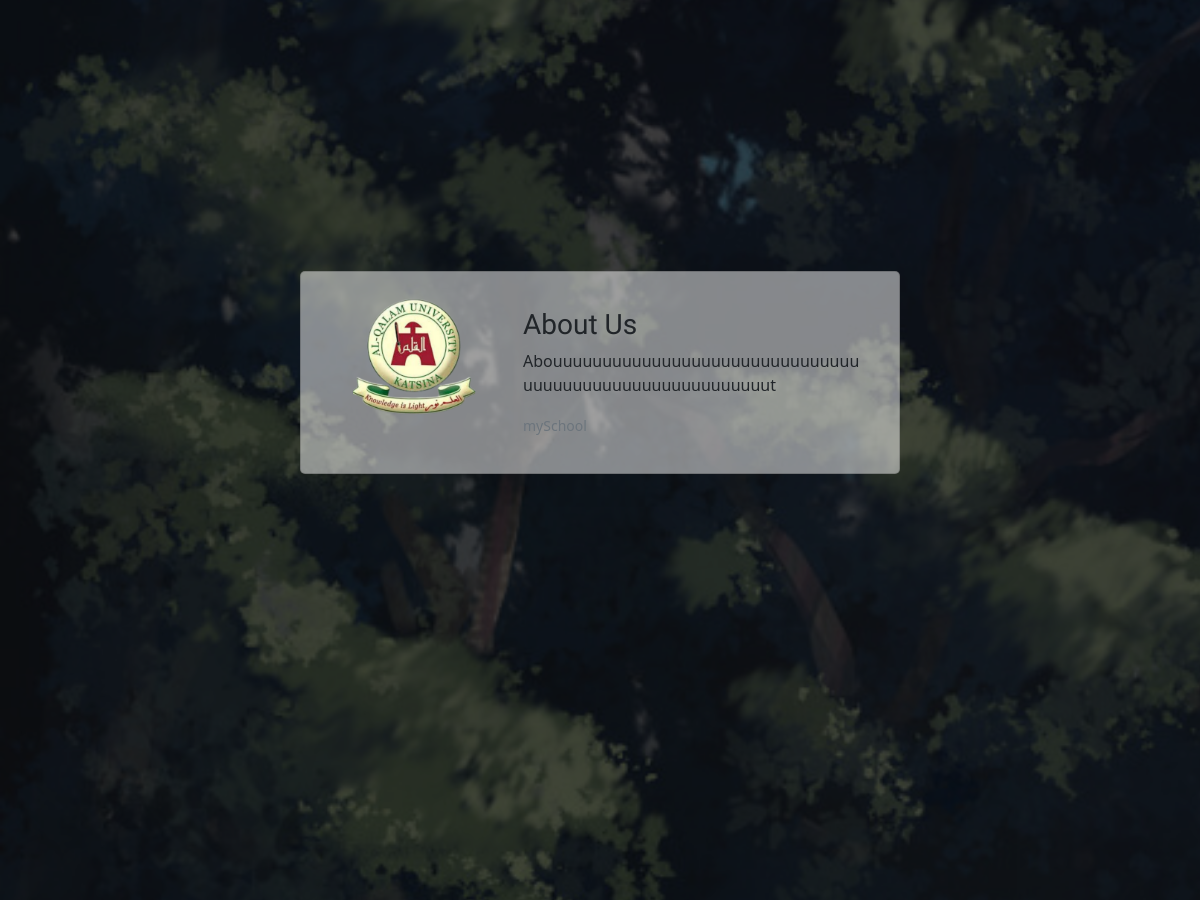
The app's page / (middle part), older data.
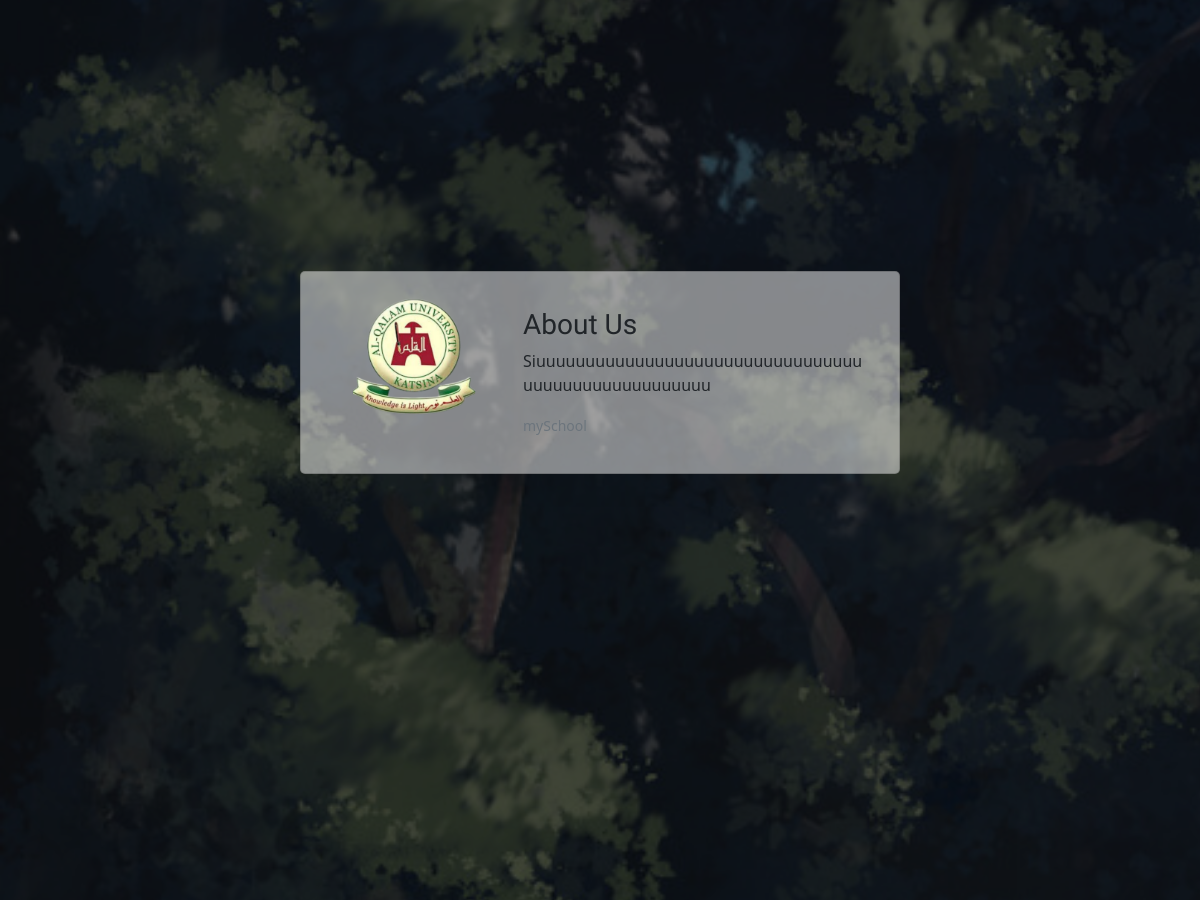
The same page, newer data.
### tables this page shows
CREATE TABLE `setting` (
  `id` int NOT NULL AUTO_INCREMENT,
  `current_year` int NOT NULL,
  `current_semester` varchar(11) NOT NULL,
  `school_name` varchar(100) NOT NULL,
  `slogan` varchar(300) NOT NULL,
  `about` text NOT NULL,
  PRIMARY KEY (`id`)
);

### data/setting.php (called while the page is built)
<?php
function getSetting($conn){
   $sql = "SELECT * FROM setting";
   $stmt = $conn->prepare($sql);
   $stmt->execute();
   if ($stmt->rowCount() == 1) {
     $settings = $stmt->fetch();
     return $settings;
   }else {
    return 0;
   }
}

### index.php (the view, shortened to what this page needs)
<?php
include "DB_connection.php";
include "data/setting.php";
$setting = getSetting($conn);
if ($setting != 0) {
 ?>
<!DOCTYPE html>
<html lang="en">
<head>
	<link rel="stylesheet" href="assets/bootstrap.min.css">
	<link rel="stylesheet" href="css/style.css">
</head>
<body class="body-home">
    <div class="black-fill"><br /> <br />
    	<div class="container">
        <section id="about"
                 class="d-flex justify-content-center align-items-center flex-column">
        	<div class="card mb-3 card-1">
			  <div class="row g-0">
			    <div class="col-md-4">
			      <img src="logo.png" class="img-fluid rounded-start" >
			    </div>
			    <div class="col-md-8">
			      <div class="card-body">
			        <h5 class="card-title">About Us</h5>
			        <p class="card-text"><?=$setting['about']?></p>
			        <p class="card-text"><small class="text-muted">mySchool</small></p>
			      </div>
			    </div>
			  </div>
			</div>
        </section>
        <section id="contact"
                 class="d-flex justify-content-center align-items-center flex-column">
        </section>
    	</div>
    </div>
</body>
</html>
<?php }else {
	header("Location: login.php");
	exit;
}  ?>

Row changes from the older to the newer data that the page shows:
changed setting: about "Abouuuuuuuuuuuuuuuuuuuuuuuuuuuuuuuuuuuuuuuuuuuuuuuuuuuuuuuut" → "Siuuuuuuuuuuuuuuuuuuuuuuuuuuuuuuuuuuuuuuuuuuuuuuuuuuuu"
